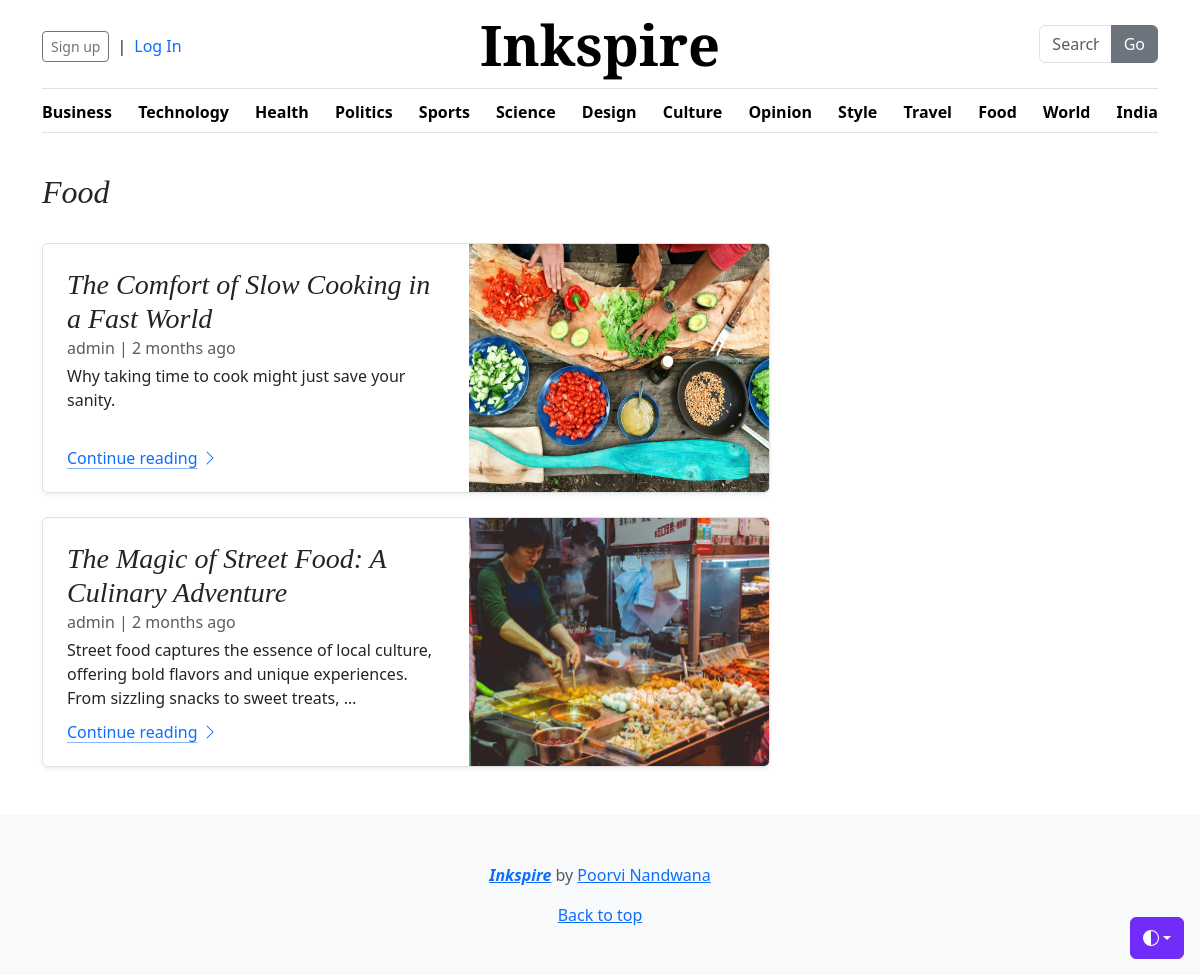
The page /category/13/ on the database its author committed.
### BlogApp/models.py (models this page shows, shortened)
class Category (models.Model):
    category_name = models.CharField(max_length=50, unique=True)
    created_at = models.DateTimeField(auto_now_add = True)
    updated_at = models.DateTimeField(auto_now_add= True)
    class Meta:
        verbose_name_plural = 'Categories'
    def __str__(self):
        return self.category_name

class Blogs(models.Model):
    title = models.CharField(max_length=150, unique=True)
    slug = models.SlugField(unique=True, blank=True)
    category = models.ForeignKey(Category, on_delete=models.CASCADE)
    author = models.ForeignKey(User, on_delete=models.CASCADE)
    blog_image = models.ImageField(upload_to='uploads/%y/%m/%d')
    short_description = models.TextField(max_length=1000)
    blog_body = RichTextField(max_length=5000)
    status = models.CharField(choices=STATUS_CHOICE, default='draft', max_length=100)
    is_featured = models.BooleanField(default= False)
    created_at = models.DateTimeField(auto_now_add = True)
    updated_at = models.DateTimeField(auto_now = True)
    class Meta:
        verbose_name_plural = 'Blogs'

### BlogApp/views.py (the view)
# urls.py: path('<int:category_id>/', views.posts_by_category, name='posts_by_category')
def posts_by_category(request, category_id):
    posts = Blogs.objects.filter(status='published', category_id=category_id)
    category = get_object_or_404(Category, pk=category_id)
    context = {
        'posts':posts,
        'category' : category
    }
    return render(request, 'posts_by_category.html', context)

### BlogApp/context_processors.py (called while the page is built)
def get_categories(request):
    categories = Category.objects.all()
    return dict(categories = categories)

### templates/posts_by_category.html (shortened to what this page needs)
{% extends "base/base.html" %}
{% load static %}
{% block content %}
<div class="container">
  <br>
<h2 class="fst-italic">{{category}}</h2>
<br>
<div class="row g-5">
  <div class="col-md-8">
    {% for p in posts %}
    <div class="row g-0 border rounded overflow-hidden flex-md-row mb-4 shadow-sm h-md-250 position-relative">
      <div class="col p-4 d-flex flex-column position-static">
        <h3 class="mb-0"><a href="{% url 'blogs' p.slug%}" class="text-decoration-none text-body">{{ p.title }}</a></h3>
        <div class="mb-1 text-body-secondary">{{ p.author }} | {{ p.created_at|timesince }} ago</div>
        <p class="card-text mb-auto">
                {{p.short_description|truncatewords:20 }}
              </p>
              <a
                href="{% url 'blogs' p.slug%}"
                class="icon-link gap-1 icon-link-hover stretched-link"
              >
                Continue reading
                <svg class="bi" aria-hidden="true">
                  <use xlink:href="#chevron-right"></use>
                </svg>
              </a>
            </div>
            <div class="col-auto d-none d-lg-block">
              {% if p.blog_image %}
    <img src="{{ p.blog_image.url }}" width="300" height="250" alt="Thumbnail">
{% else %}
    <svg width="300" height="250" role="img" class="bd-placeholder-img">
        <rect width="100%" height="100%" fill="#55595c"></rect>
        <text x="50%" y="50%" fill="#eceeef" dy=".3em" text-anchor="middle">Thumbnail</text>
    </svg>
{% endif %}
            </div>
    </div>
    {% endfor %}
</div>
</div>
</div>
  {% endblock %}

### templates/base/header.html (shortened to what this page needs)
{% load static %}
<!doctype html>
<html lang="en" data-bs-theme="auto">
  <head>
    <link rel="stylesheet" href="https://cdnjs.cloudflare.com/ajax/libs/font-awesome/4.7.0/css/font-awesome.min.css">
    <link
      href="https://cdn.jsdelivr.net/npm/bootstrap@5.3.8/dist/css/bootstrap.min.css"
      rel="stylesheet"
    />
    <link href="{% static 'css/blog.css' %}" rel="stylesheet" />
    <link href="https://cdn.jsdelivr.net/npm/bootstrap@5.3.3/dist/css/bootstrap.min.css" rel="stylesheet">
  </head>
  <body>
    <div class="dropdown position-fixed bottom-0 end-0 mb-3 me-3 bd-mode-toggle">
      <button class="btn btn-bd-secondary py-2 dropdown-toggle d-flex align-items-center" id="bd-theme" type="button" aria-expanded="false" data-bs-toggle="dropdown" aria-label="Toggle theme (auto)">
        <svg class="bi my-1 theme-icon-active" aria-hidden="true">
          <use href="#circle-half"></use>
        </svg>
      </button>
    </div>
    <div class="container">
      <header class="border-bottom lh-1 py-3">
        <div class="row flex-nowrap justify-content-between align-items-center">
    <div class="col-4 pt-1 d-flex align-items-center">
    {% if not user.is_authenticated %}
    <a class="btn btn-sm btn-outline-secondary" href="{% url 'register' %}">Sign up</a>
    <span class="mx-2">|</span>
    <a class="text-decoration-none" href="{% url 'login' %}">Log In</a>
    {% else %}
    <span class="me-3"><a href="{% url 'dashboard' %}" class="btn btn-secondary">{{ user.first_name|default:user.username }}'s Dashboard</a></span>
      <span><a href="{% url 'logout' %}">Log Out</a></span>
    {% endif %}
    </div>
          <div class="col-4 text-center">
            <a class="blog-header-logo text-body-emphasis text-decoration-none" href="/">Inkspire</a>
          </div>
          <div class="col-4 d-flex justify-content-end align-items-center">
            <div class="col-4">
              <form action={% url 'search' %} method="GET">
                <div class="input-group">
                  <input class="form-control" name="keyword" type="text" placeholder="Search">
                  <button class="btn btn-secondary" id="button-search" type="submit">Go</button>
                </div>
              </form>
            </div>
        </div>
      </header>
      <div class="nav-scroller py-1 mb-3 border-bottom">
        <nav class="nav nav-underline justify-content-between">
          {% for cat in categories %}
          <a class="nav-item nav-link link-body-emphasis active" href="{% url 'posts_by_category' cat.id %}">{{cat.category_name}}</a>
          {% endfor %}
        </nav>
</div>
    </div>

### static/css/blog.css (style rules this page uses)
.blog-header-logo, .display-4 { font-family: "Playfair Display", Georgia, "Times New Roman", serif !important; font-weight: 900 !important; font-size: 3.5rem !important; }
h1, h2, h3, h4, h5, h6 { font-family: Amiri, Georgia, "Times New Roman", serif; font-style: italic; }
@media (min-width: 768px) { .h-md-250 { height: 250px; } }

### templates/base/header.html (style rules this page uses)
.bi { vertical-align: -0.125em; fill: currentColor; }
.nav-scroller { position: relative; z-index: 2; height: 2.75rem; overflow-y: hidden; }
.nav-scroller .nav { display: flex; flex-wrap: nowrap; padding-bottom: 1rem; margin-top: -1px; overflow-x: auto; text-align: center; white-space: nowrap; -webkit-overflow-scrolling: touch; }
.btn-bd-secondary { --bd-violet-bg: #712cf9; --bd-violet-rgb: 112.520718, 44.062154, 249.437846; --bs-btn-font-weight: 600; --bs-btn-color: var(--bs-white); --bs-btn-bg: var(--bd-violet-bg); --bs-btn-border-color: var(--bd-violet-bg); --bs-btn-hover-color: var(--bs-white); --bs-btn-hover-bg: #6528e0; --bs-btn-hover-border-color: #6528e0; --bs-btn-focus-shadow-rgb: var(--bd-violet-rgb); --bs-btn-active-color: var(--bs-btn-hover-color); --bs-btn-active-bg: #5a23c8; --bs-btn-active-border-color: #5a23c8; }
.bd-mode-toggle { z-index: 1500; }
.bd-mode-toggle .bi { width: 1em; height: 1em; }

### rows shown on the page
Category: category_name "Business"
Category: category_name "Technology"
Category: category_name "Health"
Category: category_name "Politics"
Category: category_name "Sports"
Category: category_name "Science"
Category: category_name "Design"
Category: category_name "Culture"
Category: category_name "Opinion"
Category: category_name "Style"
Category: category_name "Travel"
Category: category_name "Food"
Category: category_name "World"
Category: category_name "India"
Blogs: title "The Comfort of Slow Cooking in a Fast World", author "admin", created_at "2 months", short_description "Why taking time to cook might just save your sanity.", blog_image (picture)
Blogs: title "The Magic of Street Food: A Culinary Adventure", author "admin", created_at "2 months", short_description "Street food captures the essence of local culture, offering bold flavors and unique experiences. From sizzling snacks to sweet treats, …", blog_image (picture)
